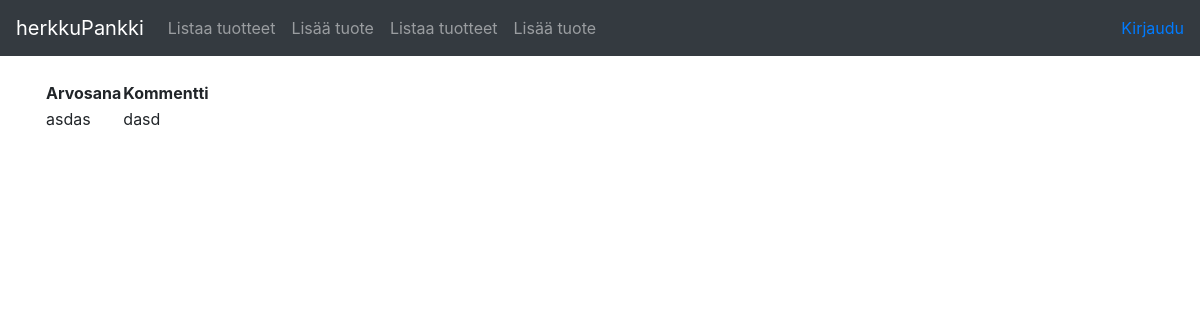
The page /reviews/ on the database as committed earlier.
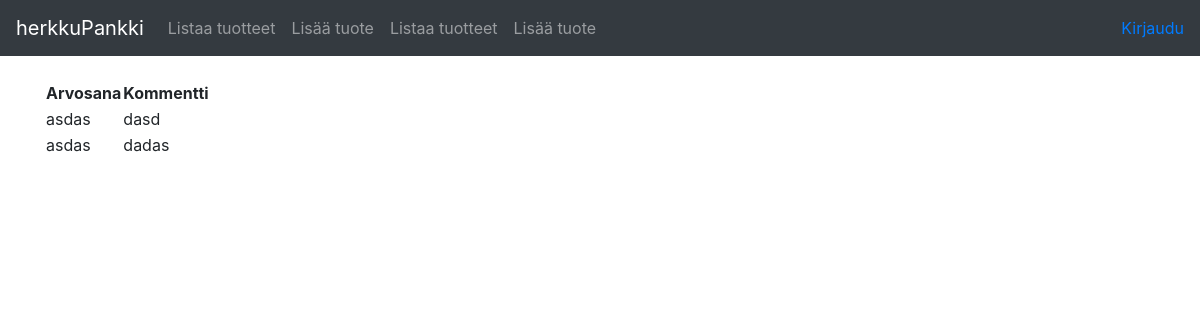
The same page on the database as committed later.
### application/reviews/models.py (models this page shows, shortened)
class Review(Base):
    score = db.Column(db.String(144), nullable=False)
    comment = db.Column(db.String(500), nullable=False)
    account_id = db.Column(db.Integer, db.ForeignKey('account.id'), nullable=False)

### application/reviews/views.py (the view)
@app.route("/reviews/", methods=["GET"])
def reviews_index():
    return render_template("reviews/list.html", reviews = Review.query.all())

### application/templates/reviews/list.html
{% extends "layout.html" %}
{% block body %}
  <table>
    <tr>
      <th>Arvosana</th>
      <th>Kommentti</th>
      <th></th>
    </tr>
    {% for review in reviews %}
    <tr>
      <td>{{ review.score }}</td>
      <td>{{ review.comment }}</td>
    </tr>
    {% endfor %}
  </table>
{% endblock %}

Rows that differ between the two databases and show on the page:
added Review: score "asdas", comment "dadas"
